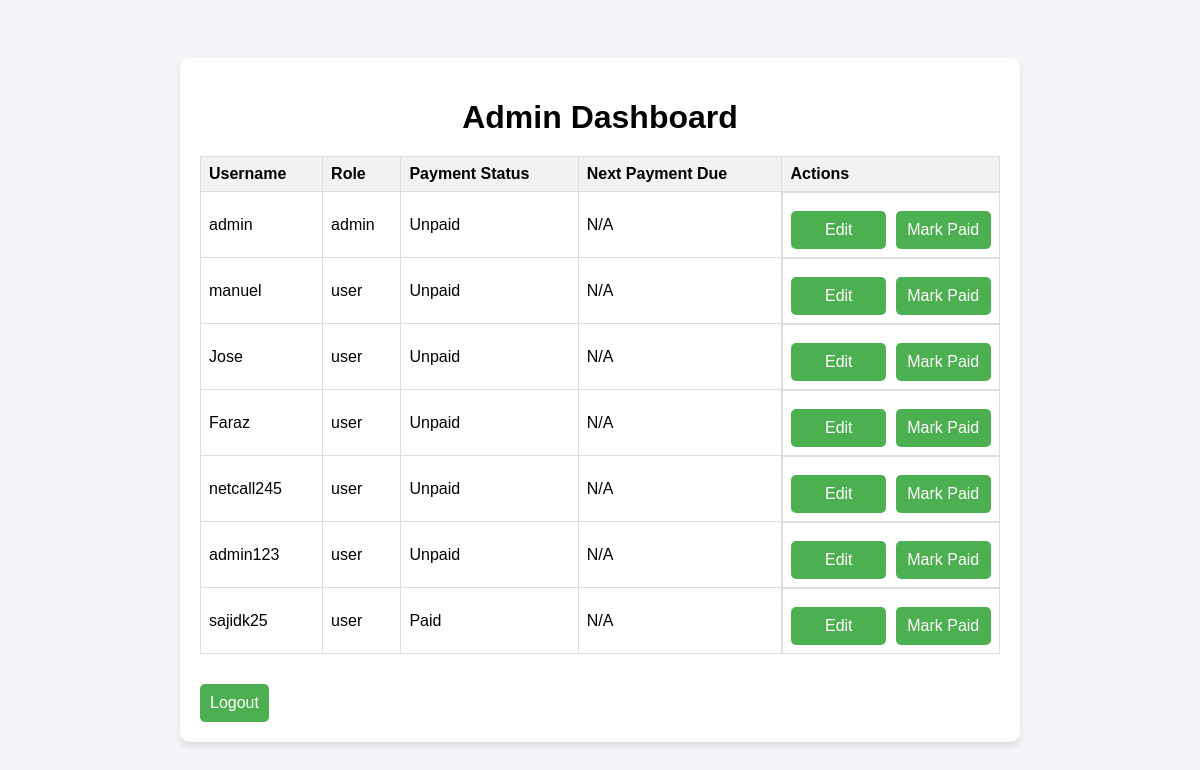
The page /admin_dashboard (signed in) on the database as committed earlier.
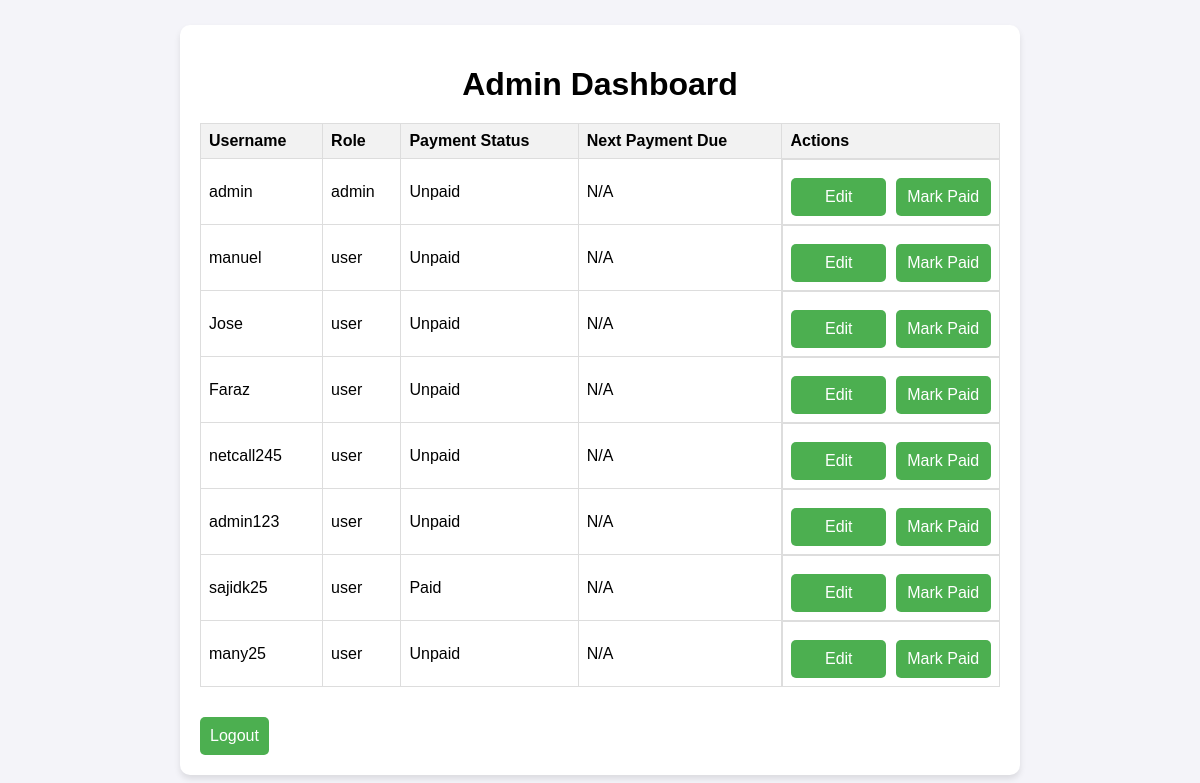
The same page on the database as committed later.
### app.py (models this page shows, shortened)
class User(db.Model, UserMixin):
    id = db.Column(db.Integer, primary_key=True)
    username = db.Column(db.String(20), unique=True, nullable=False)
    password = db.Column(db.String(60), nullable=False)
    role = db.Column(db.String(10), nullable=False, default='user')  # 'admin' or 'user'
    is_paid = db.Column(db.Boolean, default=False)
    payment_due_date = db.Column(db.Date, nullable=True)

### app.py (the view)
@app.route('/admin_dashboard')
@login_required
def admin_dashboard():
    if current_user.role != 'admin':
        flash('Unauthorized access!', 'error')
        return redirect(url_for('login'))
    users = User.query.all()
    return render_template('admin_dashboard.html', users=users)

### app.py (called while the page is built)
@login_manager.user_loader
def load_user(user_id):
    return User.query.get(int(user_id))

### templates/admin_dashboard.html (shortened to what this page needs)
<!DOCTYPE html>
<html lang="en">
<head>
</head>
<body>
    <div class="dashboard-container">
        <h1>Admin Dashboard</h1>
        <table class="users-table">
            <thead>
                <tr>
                    <th>Username</th>
                    <th>Role</th>
                    <th>Payment Status</th>
                    <th>Next Payment Due</th>
                    <th>Actions</th>
                </tr>
            </thead>
            <tbody>
                {% for user in users %}
                <tr>
                    <td>{{ user.username }}</td>
                    <td>{{ user.role }}</td>
                    <td>{% if user.is_paid %}Paid{% else %}Unpaid{% endif %}</td>
                    <td>{% if user.payment_due_date %}{{ user.payment_due_date.strftime('%Y-%m-%d') }}{% else %}N/A{% endif %}</td>
                    <td class="action-buttons">
                        <a href="{{ url_for('edit_user', user_id=user.id) }}">Edit</a>
                        <a href="{{ url_for('mark_paid', user_id=user.id) }}">Mark Paid</a>
                    </td>
                </tr>
                {% endfor %}
            </tbody>
        </table>
        <a href="{{ url_for('logout') }}">Logout</a>
    </div>
</body>
</html>

### templates/admin_dashboard.html (style rules this page uses)
body { font-family: Arial, sans-serif; display: flex; justify-content: center; align-items: center; height: 100vh; margin: 0; background-color: #f4f4f9; }
.dashboard-container { background: #ffffff; padding: 20px; border-radius: 10px; box-shadow: 0 4px 6px rgba(0, 0, 0, 0.1); width: 100%; max-width: 800px; }
.dashboard-container h1 { text-align: center; margin-bottom: 20px; }
.users-table { width: 100%; border-collapse: collapse; margin-bottom: 20px; }
.users-table th, .users-table td { border: 1px solid #ddd; padding: 8px; text-align: left; }
.users-table th { background-color: #f2f2f2; font-weight: bold; }
.dashboard-container a { display: inline-block; padding: 10px; margin-top: 10px; background-color: #4CAF50; color: white; text-decoration: none; border-radius: 5px; font-size: 16px; text-align: center; }
.action-buttons { display: flex; gap: 10px; }
.action-buttons a { flex: 1; text-align: center; }

Rows that differ between the two databases and show on the page:
added User: username "many25", role "user", is_paid "Unpaid", shows "N/A"
